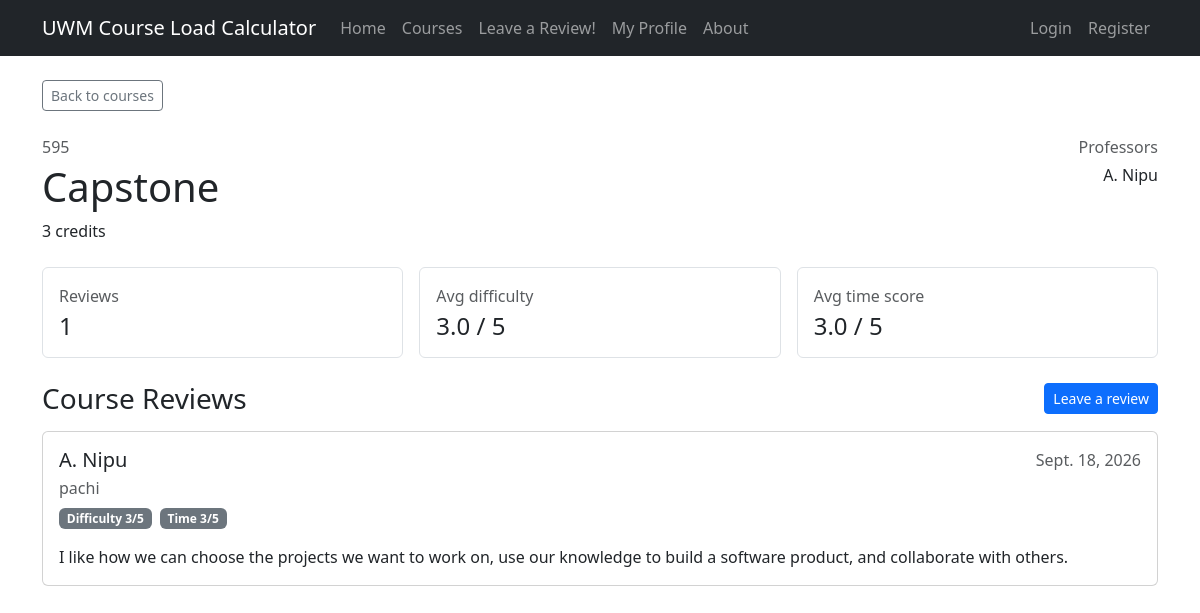
Before: /courses/1/ with the older database file.
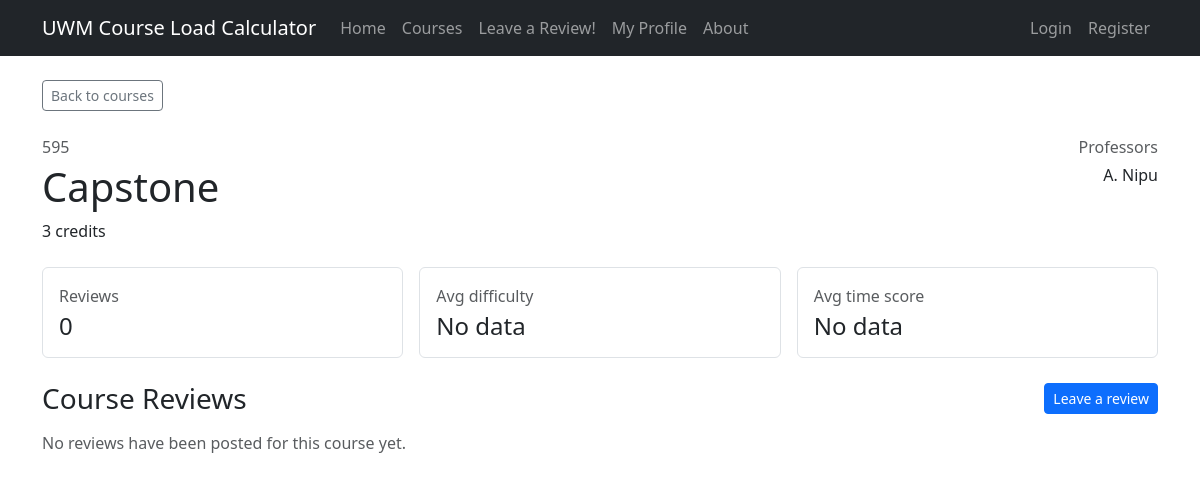
After: the same page with the newer database file.
### main/models.py (models this page shows, shortened)
class Course(models.Model):
    course_name = models.CharField(max_length=100, unique=False)
    course_code = models.CharField(max_length=100, unique=True)
    course_credits = models.IntegerField()
    course_professors = models.ManyToManyField(Professor)
    course_details = models.TextField(blank=True)

class Professor(models.Model):
    professor_name = models.CharField(max_length=100, unique=True)

class Review(models.Model):
    review_user = models.ForeignKey("User",on_delete=models.CASCADE)
    review_course = models.ForeignKey(Course, on_delete=models.SET_NULL, null=True)
    review_professor = models.ForeignKey(Professor, on_delete=models.SET_NULL, null=True)
    difficulty_score = models.IntegerField(
        validators=[MinValueValidator(1), MaxValueValidator(5)]
    )
    time_score = models.IntegerField(
        validators=[MinValueValidator(1), MaxValueValidator(5)]
    )
    review_text = models.TextField()
    review_date = models.DateField(auto_now_add=True)

class User(AbstractUser):
    user_major = models.ForeignKey(
        Major,
        on_delete=models.SET_NULL,
        null=True,
        blank=True
    )

### main/views.py (the view)
# urls.py: path('courses/<int:course_id>/', views.course_detail, name='course_detail'),
def course_detail(request, course_id):
    course = get_object_or_404(
        Course.objects.prefetch_related('course_professors'),
        pk=course_id
    )
    reviews = Review.objects.filter(review_course=course).select_related(
        'review_professor',
        'review_user__user_major'
    ).order_by('-review_date', '-id')
    review_stats = reviews.aggregate(
        review_count=Count('id'),
        average_difficulty=Avg('difficulty_score'),
        average_time=Avg('time_score')
    )
    return render(request, 'course_detail.html', {
        'course': course,
        'reviews': reviews,
        'review_stats': review_stats
    })

### templates/course_detail.html (shortened to what this page needs)
{% extends "base.html" %}
{% block content %}
<div class="mb-4">
    <a href="{% url 'search' %}" class="btn btn-outline-secondary btn-sm">
        Back to courses
    </a>
</div>
<section class="mb-4">
    <div class="d-flex flex-column flex-md-row justify-content-between gap-3">
        <div>
            <p class="text-muted mb-1">{{ course.course_code }}</p>
            <h1 class="mb-2">{{ course.course_name }}</h1>
            <p class="mb-0">
                {{ course.course_credits }} credit{{ course.course_credits|pluralize }}
            </p>
        </div>
        <div class="text-md-end">
            <p class="text-muted mb-1">Professors</p>
            <p class="mb-0">
                {% for professor in course.course_professors.all %}
                    {{ professor.professor_name }}{% if not forloop.last %}, {% endif %}
                {% empty %}
                    No professor listed
                {% endfor %}
            </p>
        </div>
    </div>
</section>
<section class="row g-3 mb-4">
    <div class="col-md-4">
        <div class="border rounded p-3 h-100">
            <p class="text-muted mb-1">Reviews</p>
            <h2 class="h4 mb-0">{{ review_stats.review_count }}</h2>
        </div>
    </div>
    <div class="col-md-4">
        <div class="border rounded p-3 h-100">
            <p class="text-muted mb-1">Avg difficulty</p>
            <h2 class="h4 mb-0">
                {% if review_stats.average_difficulty %}
                    {{ review_stats.average_difficulty|floatformat:1 }} / 5
                {% else %}
                    No data
                {% endif %}
            </h2>
        </div>
    </div>
    <div class="col-md-4">
        <div class="border rounded p-3 h-100">
            <p class="text-muted mb-1">Avg time score</p>
            <h2 class="h4 mb-0">
                {% if review_stats.average_time %}
                    {{ review_stats.average_time|floatformat:1 }} / 5
                {% else %}
                    No data
                {% endif %}
            </h2>
        </div>
    </div>
</section>
<section>
    <div class="d-flex justify-content-between align-items-center mb-3">
        <h2 class="h3 mb-0">Course Reviews</h2>
        <a href="{% url 'review' %}" class="btn btn-primary btn-sm">Leave a review</a>
    </div>
    {% for review in reviews %}
        <article class="card mb-3">
            <div class="card-body">
                <div class="d-flex flex-column flex-md-row justify-content-between gap-2 mb-2">
                    <div>
                        <h3 class="h5 mb-1">{{ review.review_professor.professor_name }}</h3>
                        <p class="text-muted mb-0">
                            {{ review.review_user.username }}{% if review.review_user.user_major %}, {{ review.review_user.user_major.major_name }}{% endif %}
                        </p>
                    </div>
                    <p class="text-muted mb-0">{{ review.review_date }}</p>
                </div>
                <div class="d-flex flex-wrap gap-2 mb-3">
                    <span class="badge bg-secondary">Difficulty {{ review.difficulty_score }}/5</span>
                    <span class="badge bg-secondary">Time {{ review.time_score }}/5</span>
                </div>
                <p class="mb-0">{{ review.review_text }}</p>
            </div>
        </article>
    {% empty %}
        <p class="text-muted">No reviews have been posted for this course yet.</p>
    {% endfor %}
</section>
{% endblock %}

### templates/base.html (shortened to what this page needs)
<!DOCTYPE html>
<html lang="en">
<head>
    <link
        href="https://cdn.jsdelivr.net/npm/bootstrap@5.3.3/dist/css/bootstrap.min.css"
        rel="stylesheet"
    >
    <link rel="stylesheet" href="https://cdn.jsdelivr.net/npm/bootstrap-icons@1.11.3/font/bootstrap-icons.min.css">
</head>
<body>
    <nav class="navbar navbar-expand-lg navbar-dark bg-dark">
        <div class="container">
            <a class="navbar-brand" href="/">
                UWM Course Load Calculator
            </a>
            <div class="collapse navbar-collapse" id="navbarNav">
                <ul class="navbar-nav me-auto">
                    <li class="nav-item">
                        <a class="nav-link" href="/">
                            Home
                        </a>
                    </li>
                    <li class="nav-item">
                        <a class="nav-link" href="{% url 'search' %}">
                            Courses
                        </a>
                    </li>
                    <li class="nav-item">
                        <a class="nav-link" href="{% url 'review' %}">
                            Leave a Review!
                        </a>
                    </li>
                    <li class="nav-item">
                        <a class="nav-link" href="{% url 'my_profile' %}">
                            My Profile
                        </a>
                    </li>
                    <li class="nav-item">
                        <a class="nav-link" href="{% url 'about' %}">
                            About
                        </a>
                    </li>
                </ul>
                    <ul class="navbar-nav align-items-center">
                        {% if user.is_authenticated %}
                            <li class="nav-item me-3">
                                <span class="navbar-text text-light">
                                Hello, <strong>{{ user.username }}</strong>
                                {% if user.user_major %}
                                    <small class="text-secondary">({{ user.user_major.major_name }})</small>
                                {% endif %}
                            </span>
                        </li>
                            {% if user.is_staff %}
                                <li class="nav-item me-2">
                                <a class="btn btn-sm btn-outline-warning" href="/admin/">Admin</a>
                        </li>
                             {% endif %}
                                 <li class="nav-item">
                                 <a class="btn btn-sm btn-outline-danger" href="{% url 'logout' %}">Logout</a>
                        </li>
                             {% else %}
                        <li class="nav-item">
                            <a class="nav-link" href="{% url 'login' %}">Login</a>
                        </li>
                            <li class="nav-item">
                                <a class="nav-link" href="{% url 'register' %}">Register</a>
                    </li>
                    {% endif %}
                </ul>
            </div>
        </div>
    </nav>
    <main class="container mt-4">
        {% block content %}
        {% endblock %}
    </main>
</body>
</html>

Changed rows visible on the page:
removed Review: review_professor.professor_name "A. Nipu", review_user.username "pachi", review_date "Sept. 18, 2026", difficulty_score "3", time_score "3", review_text "I like how we can choose the projects we want to work on, use our knowledge to build a software product, and collaborate with others."
Other visible differences:
{{ review_stats.review_count }}: "1" → "0"
{{ review_stats.average_difficulty|floatformat:1 }}: "3.0" → (not shown)
{{ review_stats.average_time|floatformat:1 }}: "3.0" → (not shown)
text no longer shown: "/ 5 / 5"
text now shown: "No data No data No reviews have been posted for this course yet."
